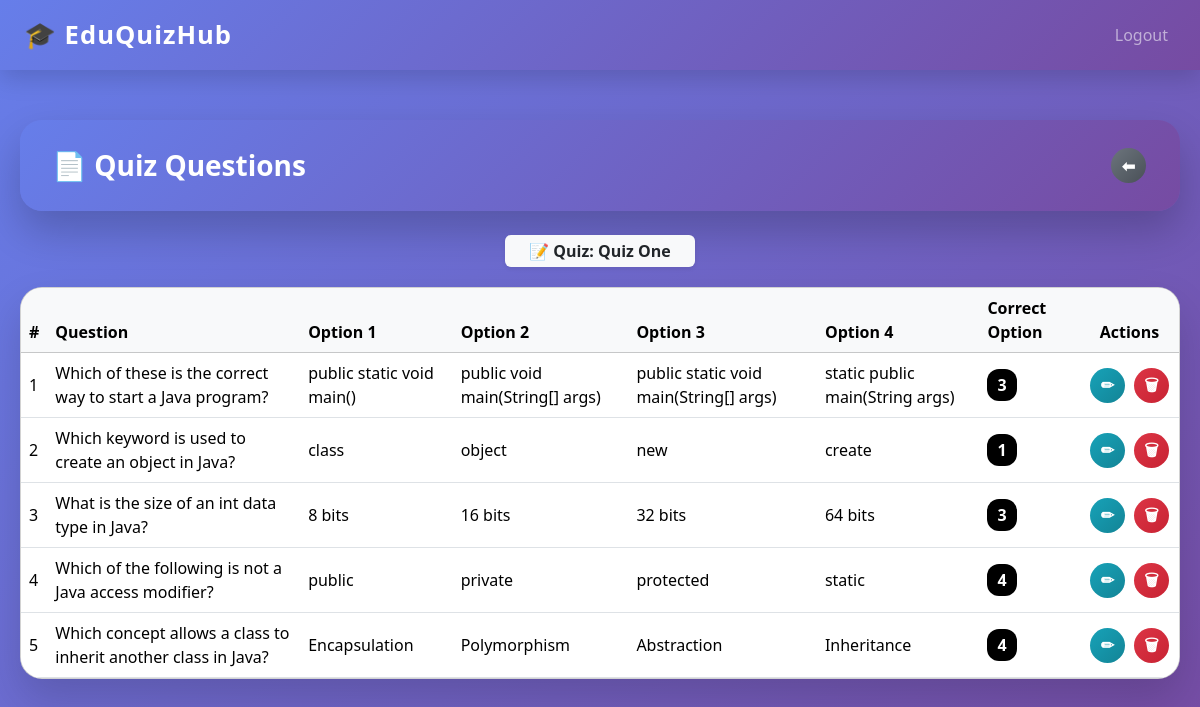
Page /admin/view-questions/1 (signed in) on the committed database.
### tables this page shows
CREATE TABLE quizzes (
    id INTEGER PRIMARY KEY AUTOINCREMENT,
    module_id INTEGER NOT NULL,
    title TEXT NOT NULL,
    time_limit INTEGER,
    is_active INTEGER DEFAULT 0,
    FOREIGN KEY (module_id) REFERENCES modules(id)
);

CREATE TABLE questions (
    id INTEGER PRIMARY KEY AUTOINCREMENT,
    quiz_id INTEGER NOT NULL,
    question TEXT NOT NULL,
    option1 TEXT NOT NULL,
    option2 TEXT NOT NULL,
    option3 TEXT NOT NULL,
    option4 TEXT NOT NULL,
    correct_option INTEGER NOT NULL,
    FOREIGN KEY (quiz_id) REFERENCES quizzes(id)
);

### app.py (the view)
@app.route("/admin/view-questions/<int:quiz_id>")
def view_quiz_questions(quiz_id):
    if session.get("role") != "admin":
        flash("Unauthorized access", "danger")
        return redirect(url_for("login"))
    quiz = get_quiz_by_id(quiz_id)
    questions = get_questions_by_quiz(quiz_id)
    return render_template(
        "view_questions.html",
        quiz=quiz,
        questions=questions
    )

### db/db.py (called while the page is built)
def get_db_connection():
    conn = sqlite3.connect(DB_NAME)
    conn.row_factory = sqlite3.Row
    return conn

def get_quiz_by_id(quiz_id):
    with get_db_connection() as conn:
        return conn.execute(
            "SELECT * FROM quizzes WHERE id = ?",
            (quiz_id,)
        ).fetchone()

def get_questions_by_quiz(quiz_id):
    with get_db_connection() as conn:
        return conn.execute(
            "SELECT * FROM questions WHERE quiz_id = ?",
            (quiz_id,)
        ).fetchall()

### templates/view_questions.html (shortened to what this page needs)
{% extends "base.html" %}
{% block content %}
<div class="page-header mb-4 d-flex justify-content-between align-items-center">
    <h3 class="fw-bold mb-0 text-white">📄 Quiz Questions</h3>
    <a href="{{ url_for('module_quizzes_admin', module_id=quiz.module_id) }}" class="btn btn-back btn-animated">
        ⬅
    </a>
</div>
<div class="mb-3 text-center">
    <span class="badge bg-light text-dark fs-6 px-4 py-2 shadow-sm">
        📝 Quiz: <strong>{{ quiz.title }}</strong>
    </span>
</div>
<div class="card table-card">
    <div class="card-body p-0">
        <table class="table table-hover align-middle mb-0">
            <thead class="table-light">
                <tr>
                    <th>#</th>
                    <th>Question</th>
                    <th>Option 1</th>
                    <th>Option 2</th>
                    <th>Option 3</th>
                    <th>Option 4</th>
                    <th>Correct Option</th>
                    <th class="text-center">Actions</th>
                </tr>
            </thead>
            <tbody>
                {% for q in questions %}
                <tr>
                    <td>{{ loop.index }}</td>
                    <td>{{ q.question }}</td>
                    <td>{{ q.option1 }}</td>
                    <td>{{ q.option2 }}</td>
                    <td>{{ q.option3 }}</td>
                    <td>{{ q.option4 }}</td>
                    <td>
                        <span class="badge-correct">{{ q.correct_option }}</span>
                    </td>
                    <td class="text-center">
                        <div class="actions-container">
                            <a href="{{ url_for('edit_question', question_id=q.id) }}" class="btn btn-edit">✏</a>
                            <a href="{{ url_for('delete_question', question_id=q.id) }}" class="btn btn-delete">🗑</a>
                        </div>
                    </td>
                </tr>
                {% else %}
                <tr>
                    <td colspan="8" class="text-center text-muted py-4">
                        No questions added yet.
                    </td>
                </tr>
                {% endfor %}
            </tbody>
        </table>
    </div>
</div>
{% endblock %}

### static/css/style.css (style rules this page uses)
body { background-color: #f8f9fa; }
.card { border-radius: 10px; }
h1, h2, h3 { color: #0d6efd; }

### templates/base.html (style rules this page uses)
html, body { width: 100%; margin: 0; padding: 0; overflow-x: hidden; font-family: "Segoe UI", sans-serif; background: #f4f6fb; }

### templates/view_questions.html (style rules this page uses)
body { background: linear-gradient(135deg, #667eea, #764ba2); min-height: 100vh; margin-bottom: 2rem; }
.page-header { background: linear-gradient(135deg, #667eea, #764ba2); color: #fff; border-radius: 22px; padding: 28px 32px; box-shadow: 0 20px 40px rgba(0,0,0,0.2); animation: fadeDown 0.8s ease; }
.table-card { border-radius: 22px; background: #ffffff; overflow: hidden; box-shadow: 0 20px 40px rgba(0,0,0,0.15); animation: fadeUp 0.8s ease; margin-top: 20px; }
.btn-back, .btn-edit, .btn-delete { border-radius: 50%; font-weight: 600; cursor: pointer; transition: all 0.35s ease; color: #fff; border: none; width: 35px; height: 35px; display: inline-flex; align-items: center; justify-content: center; font-size: 16px; margin: 0 2px; }
.btn-back { background: linear-gradient(135deg, #6c757d, #495057); }
.btn-edit { background: linear-gradient(135deg, #17a2b8, #138496); }
.btn-delete { background: linear-gradient(135deg, #dc3545, #c82333); }
.table-hover tbody tr { transition: background 0.3s ease, transform 0.3s ease; cursor: pointer; }
.badge-correct { background-color: #000; color: #fff; font-weight: bold; padding: 5px 10px; border-radius: 12px; }
.actions-container { display: flex; justify-content: center; gap: 5px; }

### rows in the picture
quizzes: title "Quiz One"
questions: question "Which of these is the correct way to start a Java program?", option1 "public static void main()", option2 "public void main(String[] args)", option3 "public static void main(String[] args)", option4 "static public main(String args)", correct_option "3"
questions: question "Which keyword is used to create an object in Java?", option1 "class", option2 "object", option3 "new", option4 "create", correct_option "1"
questions: question "What is the size of an int data type in Java?", option1 "8 bits", option2 "16 bits", option3 "32 bits", option4 "64 bits", correct_option "3"
questions: question "Which of the following is not a Java access modifier?", option1 "public", option2 "private", option3 "protected", option4 "static", correct_option "4"
questions: question "Which concept allows a class to inherit another class in Java?", option1 "Encapsulation", option2 "Polymorphism", option3 "Abstraction", option4 "Inheritance", correct_option "4"
